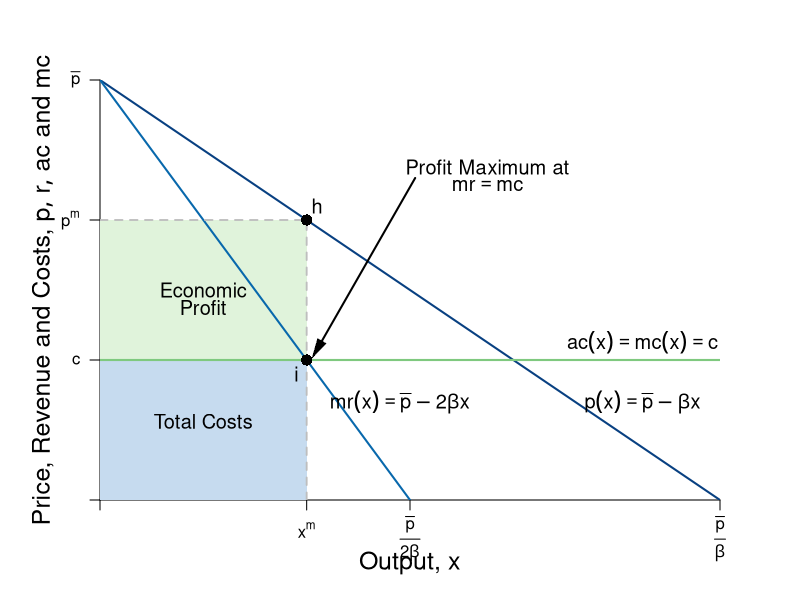

The R source for this figure:
#Graph Designer: Simon Halliday
#Authors: Bowles, Foley and Halliday
#Title: Coordination, Conflict and Competition: A Text in Microeconomics

require(shape)
pdf(file = "competitionmarkets/monopolist_profit.pdf", width = 9, height = 7)

#Set parameters for graphics
axislabelsize <- 1.5
labelsize <- 1.2
graphlinewidth <- 2
segmentlinewidth <- 1.8

COL <- c("#7fc97f", "#beaed4", "#fdc086", "#ffff99", "#386cb0", "#f0027f", "#bf5b17", "#666666")
COLA <- c("#e0f3db", "#99d8c9","#66c2a4","#41ae76", "#238b45", "#005824")
COLB <- c("#c6dbef", "#4eb3d3", "#2b8cbe", "#0868ac","#084081")

#Edited the margins to cater for the larger LHS labels
par(mar =  c(5, 5, 4, 4))

AvgRevenue <- function(x, rmax = 12, xmax = 12){
  rmax - (rmax/xmax)*x
}
  
MRevenue <- function(x, rmax = 12, xmax = 12){
  rmax - 2*(rmax/xmax)*x
}

AvgCost <- function(x, c0 = 2, c1 = 4){
  c0/x + c1
}

xlims <- c(0, 12)
ylims <- c(0, 12)

npts <- 501 
x <- seq(xlims[1], xlims[2], length.out = npts)
y <- seq(ylims[1], ylims[2], length.out = npts) 
a <- c(13, 16.75, 19.25)

plot(0, 0, xlim = xlims, ylim = ylims, type = "n",
     xlab = expression(paste("")),
     ylab = expression(paste("")), 
     xaxt = "n", 
     yaxt = "n", 
     cex.lab = axislabelsize, 
     bty = "n",
     xaxs="i", 
     yaxs="i")

# ticksy <- seq(from = ylims[1], to = ylims[2], by = 1)
# ylabels <- seq(from = ylims[1], to = ylims[2], by = 1)
# ticksx <- seq(from = xlims[1], to = xlims[2], by = 1)
# xlabels <- seq(from = xlims[1], to = xlims[2], by = 1)
ticksy <- c(0, 4, AvgRevenue(x = 4), ylims[2])
ylabels <- c(NA, expression(paste(c)), expression(paste(p^{m})), expression(paste(bar(p))))
ticksx <- c(0, 4, 6, xlims[2])
xlabels <- c(NA, expression(paste(x^{m})), expression(paste(frac(bar(p),2*beta))), expression(paste(frac(bar(p),beta))))

axis(1, at = ticksx, pos = 0, labels = FALSE)
text(x = c(0, 4, 6, xlims[2]), par("usr")[3] - 0.4, labels = xlabels, srt = 0, pos = 1, xpd = TRUE)
axis(2, at = ticksy, pos = 0, labels = ylabels, las = 1)

npts <- 500 
xx1 <- seq(xlims[1], xlims[2], length.out = npts)
xx3 <- seq(2, 6, length.out = npts)

#Draw the polygon for profit
xpoly1 <- c(0, 4, 4, 0, 0)
ypoly1 <- c(4, 4, AvgRevenue(x = 4), AvgRevenue(x = 4), 4)
polygon(x = xpoly1, y = ypoly1, col=COLA[1], density=NULL, border = NA)

#Draw the polygon for costs
xpoly2 <- c(0, 4, 4, 0, 0)
ypoly2 <- c(0, 0, 4, 4, 4)
polygon(x = xpoly2, y = ypoly2, col=COLB[1], density=NULL, border = NA)

#lines(xx1, bcA(xx1, w = 10, p = 1.5), col = COLB[3], lwd = graphlinewidth)
lines(xx1, AvgRevenue(xx1, rmax = 12, xmax = 12), col = COLB[5], lwd = graphlinewidth)
lines(xx1, MRevenue(xx1, rmax = 12, xmax = 12), col = COLB[4], lwd = graphlinewidth)
#lines(xx1, AvgCost(xx1, c0 = 2, c1 = 4), col = COLA[5], lwd = graphlinewidth)

#Label the axes
text(0.5*(xlims[2]), -1.8, expression(paste("Output, ", x)), xpd = TRUE, cex = axislabelsize) 
#mtext(expression(paste("Quantity of output, ", x)), side=1, line = 2.5, cex = axislabelsize)
text(-1.1, 0.5*ylims[2], expression(paste("Price, Revenue and Costs, ", list(p, r, ac), " and ", mc)), xpd = TRUE, cex = axislabelsize, srt = 90) 

#Label curves
text(10.5, 4.5, expression(paste(ac(x) == mc(x),phantom() == c)), cex = labelsize)
text(10.5, 2.8, expression(paste(p(x) == bar(p) - beta*x)), cex = labelsize)
text(5.8, 2.8, expression(paste(mr(x) == bar(p) - 2*beta*x)), cex = labelsize)

#Labels cost and profit areas
text(2, 0.5*AvgCost(x = 4), expression("Total Costs"), cex = labelsize)
text(2, 6, expression("Economic"), cex = labelsize)
text(2, 5.5, expression("Profit"), cex = labelsize)

#Draw segments for total costs
segments(0, AvgRevenue(x = 4), 4, AvgRevenue(x = 4), lty = 2, col = "gray" , lwd = segmentlinewidth)
segments(4, 0, 4, AvgRevenue(x = 4), lty = 2, col = "gray" , lwd = segmentlinewidth)
segments(0, 4, xlims[2], 4, lty = 1, col = COL[1] , lwd = graphlinewidth)

#Label Points for comparison
points(4, MRevenue(x = 4), pch = 16, col = "black", cex = 1.5)
text(3.8, MRevenue(x = 4) - 0.4, expression(i), cex = labelsize)


points(4, AvgRevenue(x = 4), pch = 16, col = "black", cex = 1.5)
text(4.2, AvgRevenue(x = 4) + 0.4, expression(h), cex = labelsize)


#Arrow to mr = mc
text(7.5, 9.5, expression(paste("Profit Maximum at")), cex = labelsize)
text(7.5, 9, expression(paste(mr == mc)), cex = labelsize)
Arrows(6.1, 9.2, 4.2, 4.3, col = "black", lty = 1, lwd = 2, arr.type = "triangle", arr.lwd = 0.5)



dev.off()
